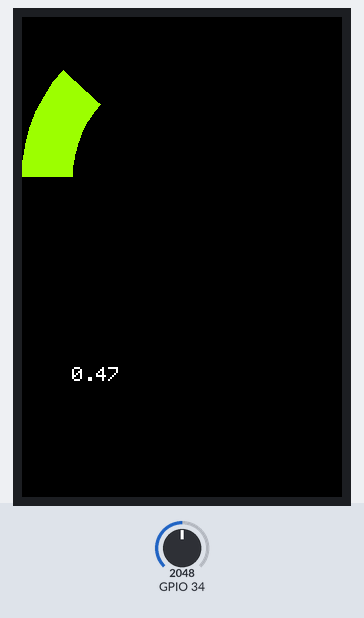
The sketch below on a simulated ESP32. Shown: 320×480 colour display. The inputs (shaded band) are chosen by the test bench; at power-on: GPIO 34 = 2048.

Above: at 1.5 s.
1.6 s: GPIO 34 set to 2866
At 2.5 s:
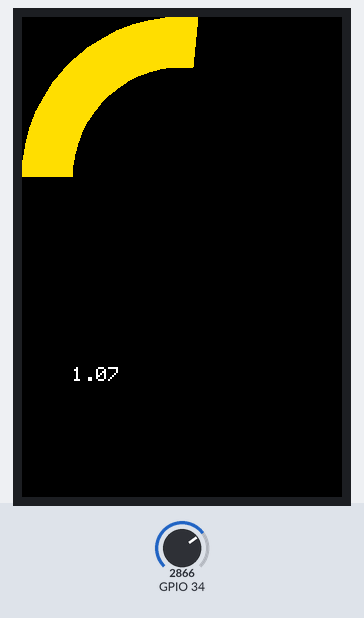
4.6 s: GPIO 34 set to 3603
At 5.2 s:
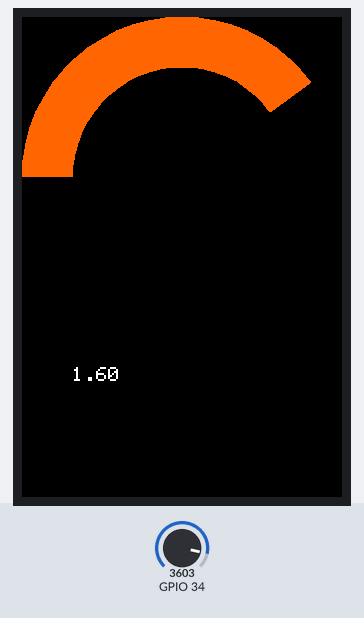
6.1 s: GPIO 34 set to 4095
At 7.0 s:
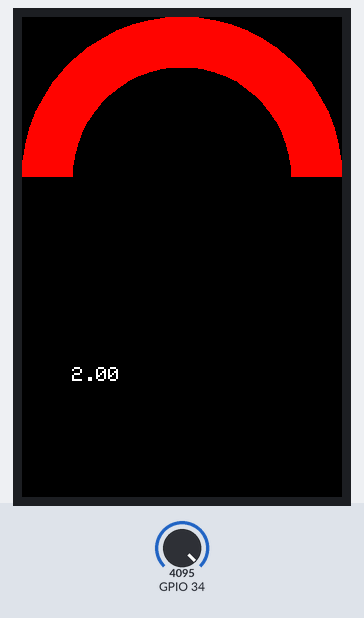
9.1 s: GPIO 34 set to 2046
At 9.7 s:
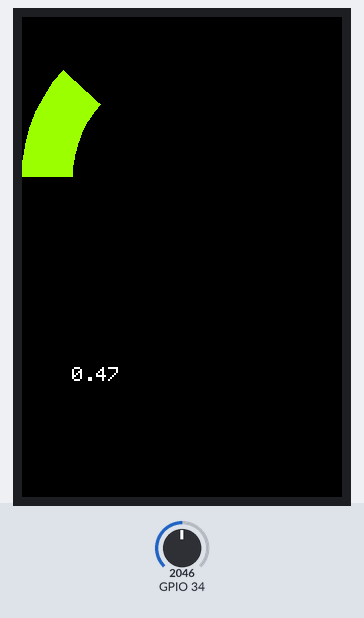
10.6 s: GPIO 34 set to 1963
At 11.5 s:
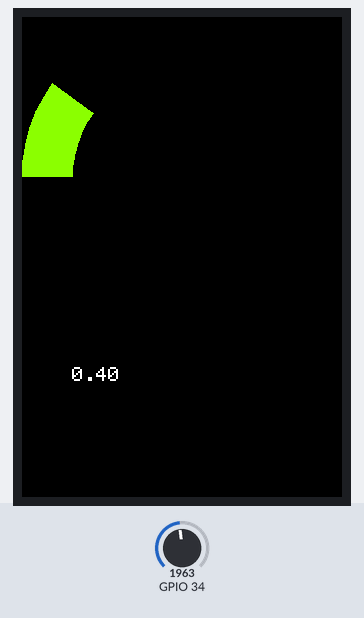
13.6 s: GPIO 34 set to 1228
At 14.2 s:
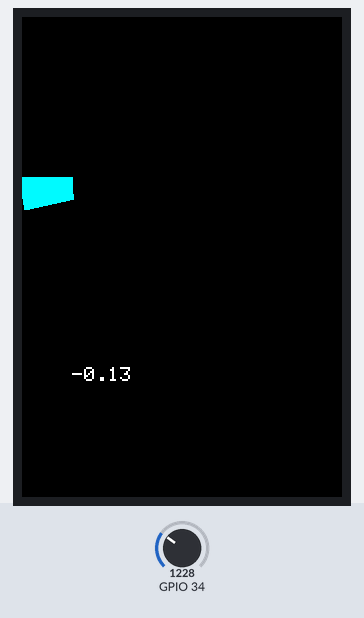
Timing chart, 0 to 16.6 s (numbered marks = the images above; inputs shaded):
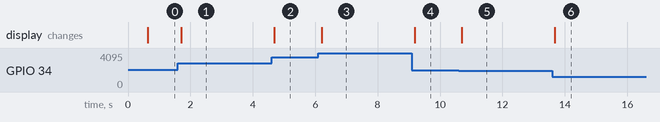

Measured:
- the behaviour switches between 2002 and 2001 on GPIO 34 (found by bisection; images 4 and 5)
- after the input at 1.6 s, the display: changes after 0.11 s (image 1)
- after the input at 4.6 s, the display: changes after 0.09 s (image 2)
- after the input at 6.1 s, the display: changes after 0.10 s (image 3)
- after the input at 9.1 s, the display: changes after 0.08 s (image 4)
- after the input at 10.6 s, the display: changes after 0.10 s (image 5)
- after the input at 13.6 s, the display: changes after 0.08 s (image 6)

The sketch:

turbo_meter.ino
```cpp
#include "SPI.h"
#include "TFT_eSPI.h"


TFT_eSPI tft = TFT_eSPI();

#define xcenter 160
#define ycenter 160
#define fullangle 270
#define radius 160
#define width_ring 50
#define backangle 90
#define incr  6
#define seg_count 48


uint8_t angle ;
float pressure ;

uint16_t color ;
long unsigned int frame_time ;

uint16_t in_x [seg_count];
uint16_t in_y [seg_count];

uint16_t mid_x [seg_count];
uint16_t mid_y [seg_count];

uint16_t out_x [seg_count];
uint16_t out_y [seg_count];


uint16_t rainbow(byte value)
{
  // Value is expected to be in range 0-127
  // The value is converted to a spectrum colour from 0 = blue through to 127 = red

  byte red = 0; // Red is the top 5 bits of a 16 bit colour value
  byte green = 0;// Green is the middle 6 bits
  byte blue = 0; // Blue is the bottom 5 bits

  byte quadrant = value / 32;

  if (quadrant == 0) {
    blue = 31;
    green = 2 * (value % 32);
    red = 0;
  }
  if (quadrant == 1) {
    blue = 31 - (value % 32);
    green = 63;
    red = 0;
  }
  if (quadrant == 2) {
    blue = 0;
    green = 63;
    red = value % 32;
  }
  if (quadrant == 3) {
    blue = 0;
    green = 63 - 2 * (value % 32);
    red = 31;
  }
  return (red << 11) + (green << 5) + blue;
}

void setup() {

  tft.init();
  tft.fillScreen(TFT_BLACK);

    for (uint16_t i = 0; i <= 46; i++ ) {

    float sx = -sin(i*6*0.0174532925);
    float sy = cos(i*6*0.0174532925);


    in_x[i] = sx * (radius - width_ring ) + xcenter ;
   // DUMP(in_x[i]);
    in_y[i] = sy * (radius - width_ring ) + ycenter ;
    //DUMP(in_y[i]);

    // mid_x  [i] = sx * (radius - width_ring ) / 2  + xcenter;
    // mid_y  [i] = sy * (radius - width_ring ) / 2  + ycenter;

    out_x[i] = sx * radius + xcenter ;
    //DUMP(out_x[i]);
    out_y[i] = sy * radius + ycenter ;
    //DUMP(out_y[i]);
   // DUMP(in_x[0]);


        }

    //angle = 0 ;


    }


void loop() {


  angle = map(analogRead(34), 0, 4095, 0, 45) ;

      for (uint8_t i = 15 ; i <= 45; i++ )
      {
      if (i < angle )
      color = rainbow (map(angle, 15, 45, 70, 127));
      else color = 0 ;

          tft.fillTriangle(in_x[i],    in_y[i],    out_x[i], out_y[i], in_x[i+1],  in_y[i+1],  color);
          tft.fillTriangle(in_x[i+1],  in_y[i+1],  out_x[i], out_y[i], out_x[i+1], out_y[i+1], color);
      }

      for (uint8_t i = 15 ; i > 0; i-- )
      {
      if (i > angle )
      color = rainbow (map(angle, 15, 0, 35, 0));
      else color = 0 ;


          tft.fillTriangle(in_x[i],    in_y[i],    out_x[i], out_y[i], in_x[i-1],  in_y[i-1],  color);
          tft.fillTriangle(in_x[i-1],  in_y[i-1],  out_x[i], out_y[i], out_x[i-1], out_y[i-1], color);
      }


  tft.fillRect (50, 350, 50, 30, TFT_BLACK );
  tft.setCursor(50, 350);
  tft.setTextColor(TFT_WHITE, TFT_BLACK);
  tft.setTextSize(2);
  pressure = ( angle - 15 ) / 15.0 ;
  tft.println( pressure );
}
```
